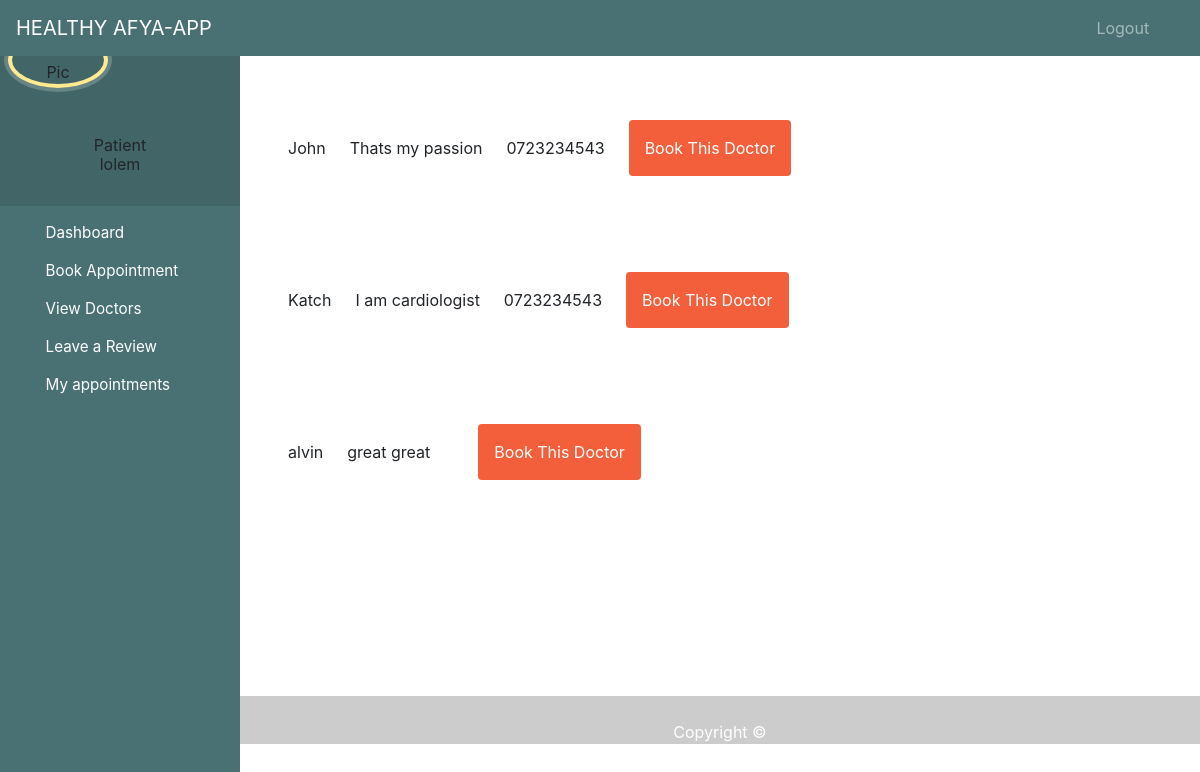
The app's page /patient/dashboard/content/doctor-by-county/5 (signed in), older data.
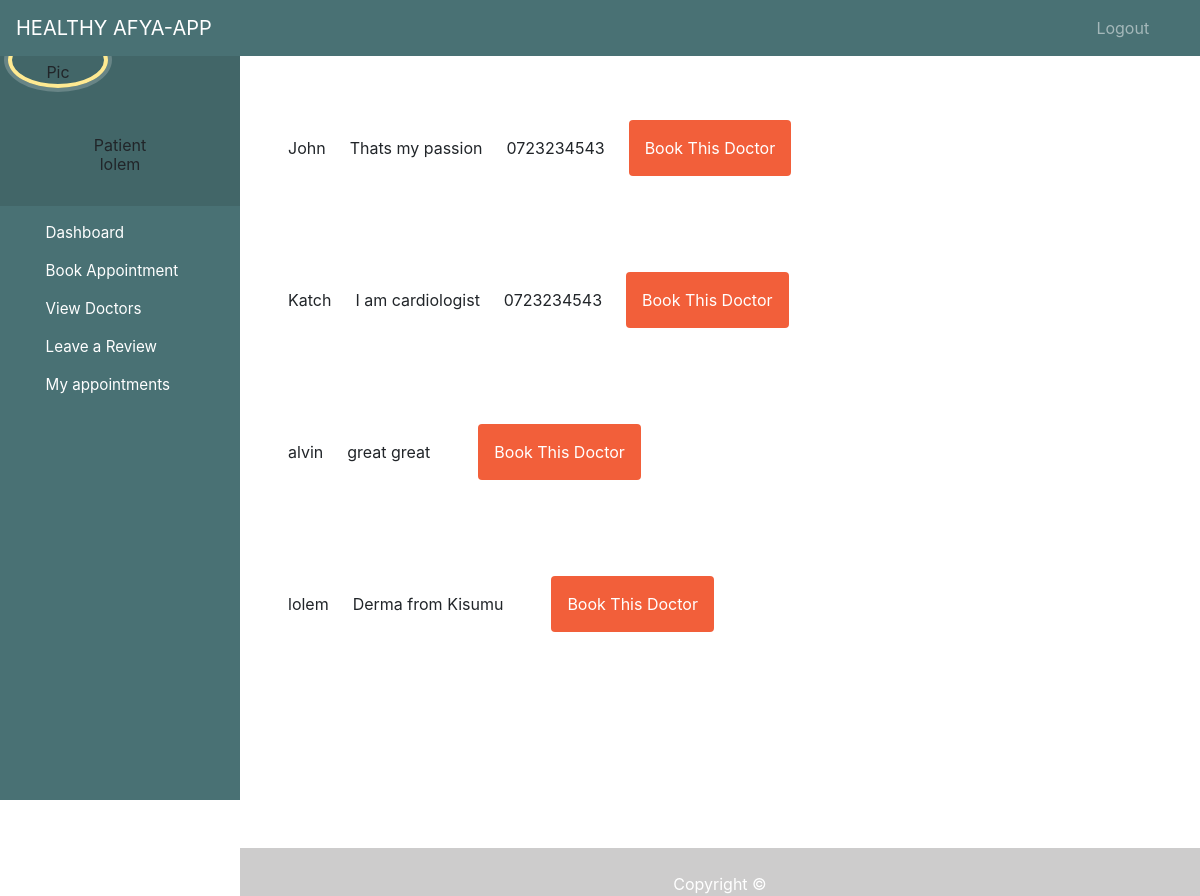
The same page, newer data.
### bookingapp/models.py (models this page shows, shortened)
class Doctor(models.Model):
    CARD ='Cardiologist'
    DERMA = 'Dermatologist'
    EMERGE =  'Emergency Specialist'
    ALLERGY = 'Allergy Specialist'
    ANAE = 'Anesthesiologist'
    COLON = 'COlon and Rectal Surgeon'
    NORMAL = 'Consultant'
    SPECIALIZATION_CHOICES = [
        (CARD, 'Cardiologist'),
        (DERMA, 'Dermatologist'),
        (EMERGE, 'Emergency Specialist'),
        (ALLERGY, 'Allergy Specialist'),
        (ANAE, 'Anesthesiologist'),
        (COLON, 'COlon and Rectal Surgeon'),
        (NORMAL, 'Consultant'),
    ]
    user = models.OneToOneField(User, on_delete=models.CASCADE, related_name='doctor', null=True)
    age = models.IntegerField(null=True)
    phone = models.CharField(max_length=255)
    county = models.ForeignKey(County, on_delete=models.CASCADE, null=True)
    specialization = models.CharField(max_length=50,choices=SPECIALIZATION_CHOICES , null=True)
    biography = models.TextField(null=True, default='-')
    birth_date = models.DateField(null=True, blank=True)
    has_schedule = models.BooleanField(default=False)
    last_update = models.DateTimeField(auto_now = True)
    created_at = models.DateTimeField(auto_now_add = True)

### bookingapp/views.py (the view)
# urls.py: path('patient/dashboard/content/doctor-by-county/<county_id>', views.view_doctor_by_county, name= 'doctor-by-county'),
@login_required(login_url='members/login_user/')
def view_doctor_by_county(request, county_id):
    county_doctor = Doctor.objects.filter(county=county_id).order_by('specialization')
    return render(request, 'patient/doctor_by_county.html', { 'county_doctor': county_doctor })

### bookingapp/templates/patient/doctor_by_county.html (shortened to what this page needs)
{% extends 'patient/dashboard.html' %}
{% load tailwind_tags %}
{% block content %}
<!DOCTYPE html>
<html lang="en">
<head>
    {% tailwind_css %}
</head>
<body>
    {% for doctor in county_doctor %}
    <table>
    <div class="relative container mx-auto p-6">
        <div class="flex space-x-6 p-6">
    <li class="flex items-center justify-between"> <a href="">{{ doctor.user.first_name }} </a></li>
    <li class="flex items-center justify-between"> {{ doctor.biography }}</li>
    <li class="flex items-center justify-between"> {{ doctor.phone }}</li>
    <a href="{% url 'appointment-form' doctor.id  %}" class="p-3 px-6 pt-2 text-white bg-brightRed rounded baseline hover:bg-brightRedLight">
        Book This Doctor
    </a>
   </div>
</div>
</table>
    {% endfor %}
</body>
</html>
{% endblock %}

Row changes from the older to the newer data that the page shows:
added Doctor: user.first_name "lolem", biography "Derma from Kisumu"
